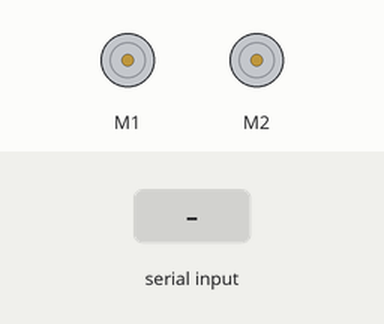
Simulated run of this sketch. Board: Arduino Uno, built with avr-gcc and run on an emulated ATmega328P. On the bench: 2 × DC motor (green arrow = forward, orange = backward, longer = faster). The inputs (shaded band) are chosen by the test bench. What the sketch prints to the serial monitor is not drawn.

Above: at 1.2 s.
1.3 s: "F" received over Serial
At 2.0 s:
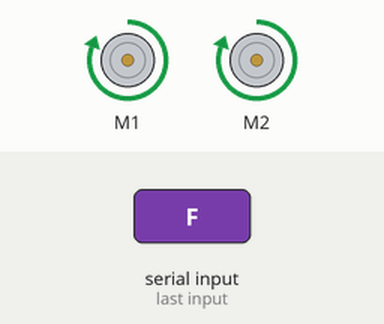
2.8 s: "B" received over Serial
At 3.2 s:
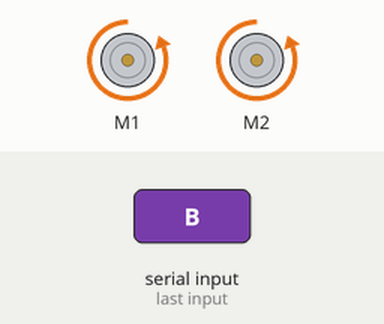
4.3 s: byte 55 ('7') received over Serial
At 5.4 s:
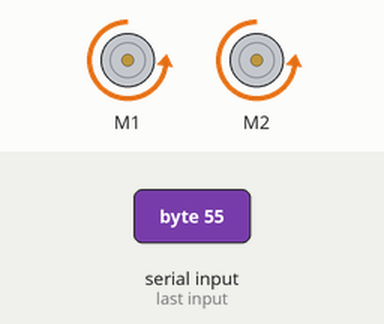
5.8 s: "R" received over Serial
At 6.6 s:
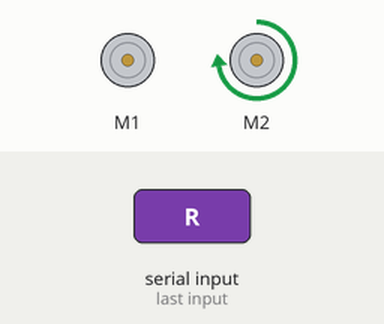
7.3 s: byte 56 ('8') received over Serial
At 7.7 s:
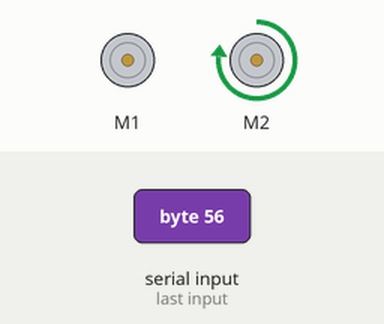
8.8 s: "L" received over Serial
At 10.2 s:
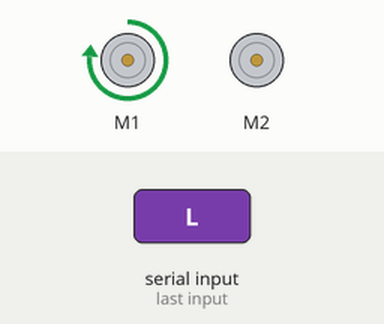
Timing chart, 0 to 11.3 s (numbered marks = the images above; inputs shaded):
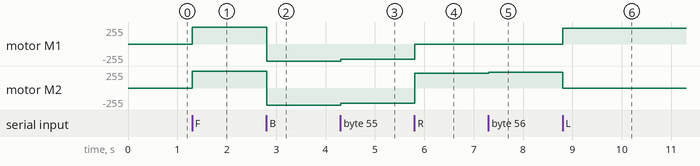

The sketch:

indus_robo_race.ino
```cpp
//// 11 5 6 3 of l293d


#define ledPin 7
#include <AFMotor.h>

AF_DCMotor motor1(1); //////right Wheels
AF_DCMotor motor2(2);  ////// Left Wheels

int spd = 255;


void forward();
void backward();
void left();
void right();
void Stop();


/////////////////////////////////////////////////////SetUp
void setup() {

  Serial.begin(9600);

  motor1.setSpeed(255);
  motor2.setSpeed(255);
}


///////////////////////////////////////////////LOOP
void loop() {

  uint8_t i;
  int state = 0;
  Serial.println(state);

  if (Serial.available() > 0){
    state = Serial.read();
      }

 //
//
///
/////

////////////////////////////////////////////////motor direction through bluetooth


   if (state == 'F'){
    Serial.println("F");
    forward();
    delay(20);

   }

   else if (state == 'B'){
    Serial.println("B");
    backward();
    delay(20);

   }

   else if (state == 'R'){
    Serial.println("R");
    right();
    delay(20);
   }

   else if (state == 'L'){
    Serial.println("L");
    left();
    delay(20);

   }


//
//
///
/////
///////////
/////////////////////////////////////////////////////////////car Speed


   else if (state == '1'){
    spd = 135;
   }

   else if (state == '2'){
    spd = 150;
   }

   else if (state == '3'){
    spd = 165;
   }

   else if (state == '4'){
    spd = 180;
   }

   else if (state == '5'){
    spd = 195;
   }

   else if (state == '6'){
    spd = 210;
   }

   else if (state == '7'){
    spd = 225;
   }

   else if (state == '8'){
    spd = 240;
   }

   else if (state == '9'){
    spd = 255;
   }

   motor1.setSpeed(spd);
   motor2.setSpeed(spd);

}
///////////////////////////////////////////////////// Main Loop End Here
//
//
///
/////
///////////
///////////////////////////////////////////////////////////////car direction


void forward(){
  motor1.run(FORWARD);
  motor2.run(FORWARD);
}

void backward(){
  motor1.run(BACKWARD);
  motor2.run(BACKWARD);
}


void sharpleft(){
  motor1.run(FORWARD);   //right wheels
  motor2.run(BACKWARD);  //left wheels
}

void sharpright(){
  motor1.run(BACKWARD);
  motor2.run(FORWARD);

}

void left(){
  motor1.run(FORWARD);   //right wheels
  motor2.run(RELEASE);  //left wheels
}

void right(){
  motor1.run(RELEASE);
  motor2.run(FORWARD);

}

void Stop(){
  motor1.run(RELEASE);
  motor2.run(RELEASE);
}
```

Measured:
- after the input at 1.3 s, motor M1, motor M2: stopped → forward 255/255 at once
- after the input at 2.8 s, motor M1, motor M2: forward 255/255 → backward 255/255 at once
- after the input at 4.3 s, motor M1, motor M2: backward 255/255 → backward 225/255 at once
- after the input at 5.8 s, motor M1: backward 225/255 → stopped at once; motor M2: backward 225/255 → forward 225/255 at once
- after the input at 7.3 s, motor M2: forward 225/255 → forward 240/255 at once
- after the input at 8.8 s, motor M1: stopped → forward 240/255 at once; motor M2: forward 240/255 → stopped at once
